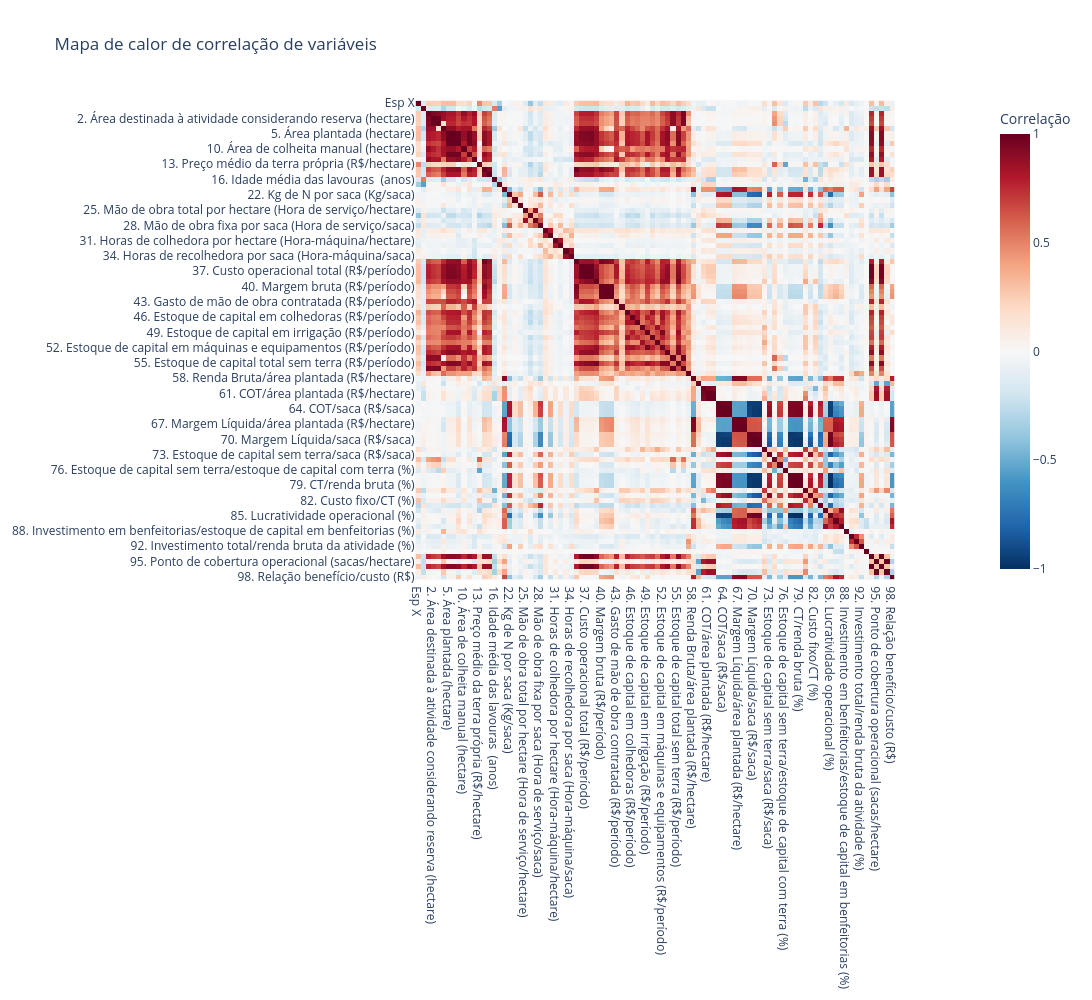

Notebook code for this chart:
### Code cell
corr_matrix = df_cafe[numeric_cols].corr()
corr_matrix.dropna(axis=1, how='all', inplace=True)
corr_matrix.dropna(axis=0, how='all', inplace=True)
fig = px.imshow(
    corr_matrix,
    color_continuous_scale='RdBu_r',
    zmin=-1, zmax=1,
    labels=dict(color='Correlação'),
    title="Mapa de calor de correlação de variáveis",
    width=1200,
    height=1000
)
fig.show()
pio.write_html(fig, file="dados_educampo/Correlação de Variáveis.html", auto_open=True)

### Figure 1 — Plotly figure (JSON) as saved in the notebook; plotly's stock layout.template omitted (floating-point values rounded to 4 significant figures; data arrays with more than 128 entries replaced by an {"elided": "..."} marker saying what was removed)
{"data": [{"coloraxis": "coloraxis", "hovertemplate": "x: %{x}<br>y: %{y}<br>Correlação: %{z}<extra></extra>", "name": "0", "type": "heatmap", "x": ["Esp X", "Esp Y", "1. Área destinada à atividade (hectare)", "2. Área destinada à atividade considerando reserva (hectare)", "3. Área própria considerando reserva (hectare)", "4. Área arrendada considerando reserva (hectare)", "5. Área plantada (hectare)", "6. Área em produção (hectare)", "9. Área irrigada (hectare)", "10. Área de colheita manual (hectare)", "11. Área de colheita mecanizada (hectare)", "12. Área de colheita semi-mecanizada (hectare)", "13. Preço médio da terra própria (R$/hectare)", "14. Produção (sacas)", "15. Produção comercializada (sacas)", "16. Idade média das lavouras  (anos)", "17. Número de plantas/área plantada (plantas/hectare)", "18. Produtividade  (sacas/hectare)", "22. Kg de N por saca (Kg/saca)", "23. Kg de P (P205) por saca (Kg/saca)", "24. Kg de K (K2O) por saca (Kg/saca)", "25. Mão de obra total por hectare (Hora de serviço/hectare)", "26. Mão de obra fixa por hectare (Hora de serviço/hectare)", "27. Mão de obra total por saca (Hora de serviço/saca)", "28. Mão de obra fixa por saca (Hora de serviço/saca)", "29. Horas de tratores por hectare (Hora-máquina/hectare)", "30. Horas de tratores por saca (Hora-máquina/saca)", "31. Horas de colhedora por hectare (Hora-máquina/hectare)", "32. Horas de colhedora por saca (Hora-máquina/saca)", "33. Horas de recolhedora por hectare (Hora-máquina/hectare)", "34. Horas de recolhedora por saca (Hora-máquina/saca)", "35. Renda bruta (R$/período)", "36. Custo operacional efetivo (R$/período)", "37. Custo operacional total (R$/período)", "38. Custo total (R$/período)", "39. Custo fixo (R$/período)", "40. Margem bruta (R$/período)", "41. Margem líquida (R$/período)", "42. Lucro (R$/período)", "43. Gasto de mão de obra contratada (R$/período)", "44. Custo de oportunidade da mão de obra familiar (R$/período)", "45. Estoque de capital em tratores (R$/período)", "46. Estoque de capital em colhedoras (R$/período)", "47. Estoque de capital em recolhedoras (R$/período)", "48. Estoque de capital em pós-colheita (R$/período)", "49. Estoque de capital em irrigação (R$/período)", "50. Estoque de capital em aplicação de insumos (R$/período)", "51. Estoque de capital em benfeitorias (R$/período)", "52. Estoque de capital em máquinas e equipamentos (R$/período)", "53. Estoque de capital em lavouras (R$/período)", "54. Estoque de capital em terra (R$/período)", "55. Estoque de capital total sem terra (R$/período)", "56. Estoque de capital total com terra (R$/período)", "57. Total de investimentos (R$/período)", "58. Renda Bruta/área plantada (R$/hectare)", "59. Preço médio de venda (R$/saca)", "60. COE/área plantada (R$/hectare)", "61. COT/área plantada (R$/hectare)", "62. CT/área plantada (R$/hectare)", "63. COE/saca (R$/saca)", "64. COT/saca (R$/saca)", "65. CT/saca (R$/saca)", "66. Margem Bruta/área plantada (R$/hectare)", "67. Margem Líquida/área plantada (R$/hectare)", "68. Lucro/área plantada (R$/hectare)", "69. Margem Bruta/saca (R$/saca)", "70. Margem Líquida/saca (R$/saca)", "71. Lucro/saca (R$/saca)", "72. Estoque de capital sem terra/área plantada (R$/hectare)", "73. Estoque de capital sem terra/saca (R$/saca)", "74. Estoque de capital com terra/área plantada (R$/hectare)", "75. Estoque de capital com terra/saca (R$/saca)", "76. Estoque de capital sem terra/estoque de capital com terra (%)", "77. COE/renda bruta (%)", "78. COT/renda bruta (%)", "79. CT/renda bruta (%)", "80. Custo Fixo/área plantada (R$/hectare)", "81. Custo fixo/saca (R$/saca)", "82. Custo fixo/CT (%)", "83. Gasto de mão de obra (contratada + fixa)/renda bruta (%)", "84. Taxa de giro do estoque de capital total (%)", "85. Lucratividade operacional (%)", "86. Taxa de remuneração do capital sem terra (%)", "87. Taxa de remuneração do capital com terra (%)", "88. Investimento em benfeitorias/estoque de capital em benfeitorias (%)", "89. Investimento em máquinas e equipamento/estoque de capital em máquinas e equipamentos (%)", "91. Investimento total/estoque de capital sem terra (%)", "92. Investimento total/renda bruta da atividade (%)", "93. Investimento total/margem bruta (%)", "94. Ponto de cobertura operacional (sacas)", "95. Ponto de cobertura operacional (sacas/hectare)", "96. Ponto de cobertura total (sacas)", "97. Ponto de cobertura total (sacas/hectare)", "98. Relação benefício/custo (R$)"], "xaxis": "x", "y": ["Esp X", "Esp Y", "1. Área destinada à atividade (hectare)", "2. Área destinada à atividade considerando reserva (hectare)", "3. Área própria considerando reserva (hectare)", "4. Área arrendada considerando reserva (hectare)", "5. Área plantada (hectare)", "6. Área em produção (hectare)", "9. Área irrigada (hectare)", "10. Área de colheita manual (hectare)", "11. Área de colheita mecanizada (hectare)", "12. Área de colheita semi-mecanizada (hectare)", "13. Preço médio da terra própria (R$/hectare)", "14. Produção (sacas)", "15. Produção comercializada (sacas)", "16. Idade média das lavouras  (anos)", "17. Número de plantas/área plantada (plantas/hectare)", "18. Produtividade  (sacas/hectare)", "22. Kg de N por saca (Kg/saca)", "23. Kg de P (P205) por saca (Kg/saca)", "24. Kg de K (K2O) por saca (Kg/saca)", "25. Mão de obra total por hectare (Hora de serviço/hectare)", "26. Mão de obra fixa por hectare (Hora de serviço/hectare)", "27. Mão de obra total por saca (Hora de serviço/saca)", "28. Mão de obra fixa por saca (Hora de serviço/saca)", "29. Horas de tratores por hectare (Hora-máquina/hectare)", "30. Horas de tratores por saca (Hora-máquina/saca)", "31. Horas de colhedora por hectare (Hora-máquina/hectare)", "32. Horas de colhedora por saca (Hora-máquina/saca)", "33. Horas de recolhedora por hectare (Hora-máquina/hectare)", "34. Horas de recolhedora por saca (Hora-máquina/saca)", "35. Renda bruta (R$/período)", "36. Custo operacional efetivo (R$/período)", "37. Custo operacional total (R$/período)", "38. Custo total (R$/período)", "39. Custo fixo (R$/período)", "40. Margem bruta (R$/período)", "41. Margem líquida (R$/período)", "42. Lucro (R$/período)", "43. Gasto de mão de obra contratada (R$/período)", "44. Custo de oportunidade da mão de obra familiar (R$/período)", "45. Estoque de capital em tratores (R$/período)", "46. Estoque de capital em colhedoras (R$/período)", "47. Estoque de capital em recolhedoras (R$/período)", "48. Estoque de capital em pós-colheita (R$/período)", "49. Estoque de capital em irrigação (R$/período)", "50. Estoque de capital em aplicação de insumos (R$/período)", "51. Estoque de capital em benfeitorias (R$/período)", "52. Estoque de capital em máquinas e equipamentos (R$/período)", "53. Estoque de capital em lavouras (R$/período)", "54. Estoque de capital em terra (R$/período)", "55. Estoque de capital total sem terra (R$/período)", "56. Estoque de capital total com terra (R$/período)", "57. Total de investimentos (R$/período)", "58. Renda Bruta/área plantada (R$/hectare)", "59. Preço médio de venda (R$/saca)", "60. COE/área plantada (R$/hectare)", "61. COT/área plantada (R$/hectare)", "62. CT/área plantada (R$/hectare)", "63. COE/saca (R$/saca)", "64. COT/saca (R$/saca)", "65. CT/saca (R$/saca)", "66. Margem Bruta/área plantada (R$/hectare)", "67. Margem Líquida/área plantada (R$/hectare)", "68. Lucro/área plantada (R$/hectare)", "69. Margem Bruta/saca (R$/saca)", "70. Margem Líquida/saca (R$/saca)", "71. Lucro/saca (R$/saca)", "72. Estoque de capital sem terra/área plantada (R$/hectare)", "73. Estoque de capital sem terra/saca (R$/saca)", "74. Estoque de capital com terra/área plantada (R$/hectare)", "75. Estoque de capital com terra/saca (R$/saca)", "76. Estoque de capital sem terra/estoque de capital com terra (%)", "77. COE/renda bruta (%)", "78. COT/renda bruta (%)", "79. CT/renda bruta (%)", "80. Custo Fixo/área plantada (R$/hectare)", "81. Custo fixo/saca (R$/saca)", "82. Custo fixo/CT (%)", "83. Gasto de mão de obra (contratada + fixa)/renda bruta (%)", "84. Taxa de giro do estoque de capital total (%)", "85. Lucratividade operacional (%)", "86. Taxa de remuneração do capital sem terra (%)", "87. Taxa de remuneração do capital com terra (%)", "88. Investimento em benfeitorias/estoque de capital em benfeitorias (%)", "89. Investimento em máquinas e equipamento/estoque de capital em máquinas e equipamentos (%)", "91. Investimento total/estoque de capital sem terra (%)", "92. Investimento total/renda bruta da atividade (%)", "93. Investimento total/margem bruta (%)", "94. Ponto de cobertura operacional (sacas)", "95. Ponto de cobertura operacional (sacas/hectare)", "96. Ponto de cobertura total (sacas)", "97. Ponto de cobertura total (sacas/hectare)", "98. Relação benefício/custo (R$)"], "yaxis": "y", "z": {"elided": "94x94 float values"}}], "layout": {"coloraxis": {"cmax": 1, "cmin": -1, "colorbar": {"title": {"text": "Correlação"}}, "colorscale": [[0, "rgb(5,48,97)"], [0.1, "rgb(33,102,172)"], [0.2, "rgb(67,147,195)"], [0.3, "rgb(146,197,222)"], [0.4, "rgb(209,229,240)"], [0.5, "rgb(247,247,247)"], [0.6, "rgb(253,219,199)"], [0.7, "rgb(244,165,130)"], [0.8, "rgb(214,96,77)"], [0.9, "rgb(178,24,43)"], [1, "rgb(103,0,31)"]]}, "height": 1000, "title": {"text": "Mapa de calor de correlação de variáveis"}, "width": 1200, "xaxis": {"anchor": "y", "constrain": "domain", "domain": [0, 1], "scaleanchor": "y"}, "yaxis": {"anchor": "x", "autorange": "reversed", "constrain": "domain", "domain": [0, 1]}}}
